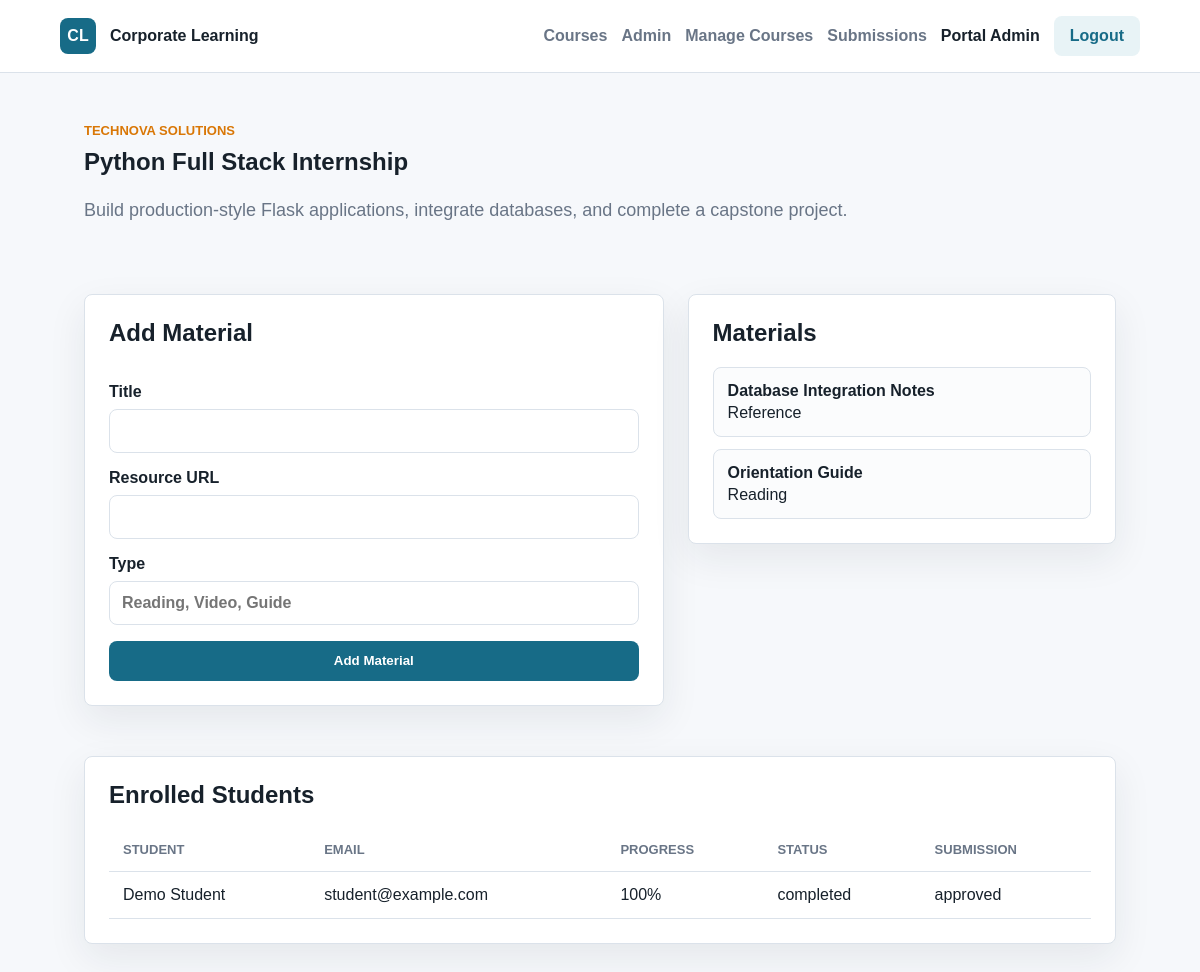
Page /admin/courses/1 (signed in) on the committed database.
### tables this page shows
CREATE TABLE users (
            id INTEGER PRIMARY KEY AUTOINCREMENT,
            name TEXT NOT NULL,
            email TEXT NOT NULL UNIQUE,
            password_hash TEXT NOT NULL,
            role TEXT NOT NULL CHECK(role IN ('admin', 'student')),
            created_at TEXT NOT NULL
        );

CREATE TABLE courses (
            id INTEGER PRIMARY KEY AUTOINCREMENT,
            title TEXT NOT NULL,
            company TEXT NOT NULL,
            category TEXT NOT NULL,
            duration TEXT NOT NULL,
            description TEXT NOT NULL,
            status TEXT NOT NULL DEFAULT 'active',
            created_at TEXT NOT NULL
        );

CREATE TABLE materials (
            id INTEGER PRIMARY KEY AUTOINCREMENT,
            course_id INTEGER NOT NULL,
            title TEXT NOT NULL,
            resource_url TEXT NOT NULL,
            resource_type TEXT NOT NULL,
            FOREIGN KEY(course_id) REFERENCES courses(id) ON DELETE CASCADE
        );

CREATE TABLE submissions (
            id INTEGER PRIMARY KEY AUTOINCREMENT,
            enrollment_id INTEGER NOT NULL,
            project_title TEXT NOT NULL,
            project_url TEXT NOT NULL,
            notes TEXT,
            status TEXT NOT NULL DEFAULT 'pending',
            feedback TEXT,
            submitted_at TEXT NOT NULL,
            reviewed_at TEXT,
            FOREIGN KEY(enrollment_id) REFERENCES enrollments(id) ON DELETE CASCADE
        );

CREATE TABLE enrollments (
            id INTEGER PRIMARY KEY AUTOINCREMENT,
            user_id INTEGER NOT NULL,
            course_id INTEGER NOT NULL,
            progress INTEGER NOT NULL DEFAULT 0,
            status TEXT NOT NULL DEFAULT 'enrolled',
            enrolled_at TEXT NOT NULL,
            completed_at TEXT,
            UNIQUE(user_id, course_id),
            FOREIGN KEY(user_id) REFERENCES users(id) ON DELETE CASCADE,
            FOREIGN KEY(course_id) REFERENCES courses(id) ON DELETE CASCADE
        );

### app.py (the view)
    @app.route("/admin/courses/<int:course_id>")
    @login_required
    @admin_required
    def admin_course_detail(course_id):
        course = query_one("SELECT * FROM courses WHERE id = ?", (course_id,))
        if not course:
            abort(404)
        materials = query_all("SELECT * FROM materials WHERE course_id = ? ORDER BY id DESC", (course_id,))
        enrollments = query_all(
            """
            SELECT e.*, u.name, u.email, s.status AS submission_status
            FROM enrollments e
            JOIN users u ON u.id = e.user_id
            LEFT JOIN submissions s ON s.enrollment_id = e.id
            WHERE e.course_id = ?
            ORDER BY e.enrolled_at DESC
            """,
            (course_id,),
        )
        return render_template(
            "admin_course_detail.html",
            course=course,
            materials=materials,
            enrollments=enrollments,
        )

### app.py (called while the page is built)
def create_app():
    app = Flask(__name__, instance_relative_config=True)
    app.config["SECRET_KEY"] = os.environ.get("SECRET_KEY", "dev-secret-change-me")
    app.config["DATABASE"] = os.path.join(app.instance_path, "portal.db")
    os.makedirs(app.instance_path, exist_ok=True)
    @app.before_request
    def load_current_user():
        g.user = None
        user_id = session.get("user_id")
        if user_id:
            g.user = query_one("SELECT * FROM users WHERE id = ?", (user_id,))
    @app.teardown_appcontext
    def close_db(error=None):
        db = g.pop("db", None)
        if db is not None:
            db.close()
    register_routes(app)
    with app.app_context():
        init_db()
        seed_db()
    return app

def get_db():
    if "db" not in g:
        g.db = sqlite3.connect(current_app_database())
        g.db.row_factory = sqlite3.Row
    return g.db

def current_app_database():
    from flask import current_app
    return current_app.config["DATABASE"]

def query_all(sql, params=()):
    return get_db().execute(sql, params).fetchall()

def query_one(sql, params=()):
    return get_db().execute(sql, params).fetchone()

def login_required(view):
    @wraps(view)
    def wrapped(*args, **kwargs):
        if not g.user:
            flash("Please sign in to continue.", "warning")
            return redirect(url_for("login"))
        return view(*args, **kwargs)
    return wrapped

def admin_required(view):
    @wraps(view)
    def wrapped(*args, **kwargs):
        if not g.user or g.user["role"] != "admin":
            abort(403)
        return view(*args, **kwargs)
    return wrapped

### templates/admin_course_detail.html (shortened to what this page needs)
{% extends "base.html" %}
{% block content %}
<section class="section">
    <p class="eyebrow">{{ course.company }}</p>
    <h1>{{ course.title }}</h1>
    <p class="lead">{{ course.description }}</p>
</section>
<section class="section two-column compact-top">
    <form class="panel" method="post" action="{{ url_for('add_material', course_id=course.id) }}">
        <h2>Add Material</h2>
        <label>Title<input type="text" name="title" required></label>
        <label>Resource URL<input type="url" name="resource_url" required></label>
        <label>Type<input type="text" name="resource_type" placeholder="Reading, Video, Guide" required></label>
        <button class="button" type="submit">Add Material</button>
    </form>
    <div class="panel">
        <h2>Materials</h2>
        <div class="list">
            {% for material in materials %}
                <a class="list-item" href="{{ material.resource_url }}" target="_blank" rel="noreferrer">
                    <strong>{{ material.title }}</strong>
                    <span>{{ material.resource_type }}</span>
                </a>
            {% else %}
                <p>No materials yet.</p>
            {% endfor %}
        </div>
    </div>
</section>
<section class="section compact-top">
    <div class="table-wrap">
        <h2>Enrolled Students</h2>
        <table>
            <thead><tr><th>Student</th><th>Email</th><th>Progress</th><th>Status</th><th>Submission</th></tr></thead>
            <tbody>
                {% for row in enrollments %}
                    <tr><td>{{ row.name }}</td><td>{{ row.email }}</td><td>{{ row.progress }}%</td><td>{{ row.status }}</td><td>{{ row.submission_status or 'Not submitted' }}</td></tr>
                {% else %}
                    <tr><td colspan="5">No students enrolled.</td></tr>
                {% endfor %}
            </tbody>
        </table>
    </div>
</section>
{% endblock %}

### templates/base.html (shortened to what this page needs)
<!doctype html>
<html lang="en">
<head>
    <link rel="stylesheet" href="{{ url_for('static', filename='css/styles.css') }}">
</head>
<body>
    <header class="topbar">
        <a class="brand" href="{{ url_for('index') }}">
            <span class="brand-mark">CL</span>
            <span>Corporate Learning</span>
        </a>
        <nav>
            <a href="{{ url_for('courses') }}">Courses</a>
            {% if g.user %}
                {% if g.user.role == 'admin' %}
                    <a href="{{ url_for('admin_dashboard') }}">Admin</a>
                    <a href="{{ url_for('admin_courses') }}">Manage Courses</a>
                    <a href="{{ url_for('admin_submissions') }}">Submissions</a>
                {% else %}
                    <a href="{{ url_for('student_dashboard') }}">Dashboard</a>
                {% endif %}
                <span class="nav-user">{{ g.user.name }}</span>
                <a class="button ghost" href="{{ url_for('logout') }}">Logout</a>
            {% else %}
                <a href="{{ url_for('login') }}">Login</a>
                <a class="button" href="{{ url_for('register') }}">Register</a>
            {% endif %}
        </nav>
    </header>
    <main>
        {% block content %}{% endblock %}
    </main>
</body>
</html>

### static/css/styles.css (style rules this page uses)
:root { --ink: #17212b; --muted: #697586; --line: #dbe2ea; --bg: #f6f8fb; --panel: #ffffff; --primary: #176b87; --primary-dark: #0f4f63; --accent: #d97706; --danger: #b42318; --success: #157f3b; }
* { box-sizing: border-box; }
body { margin: 0; font-family: Arial, Helvetica, sans-serif; color: var(--ink); background: var(--bg); }
a { color: inherit; }
.topbar { position: sticky; top: 0; z-index: 10; display: flex; align-items: center; justify-content: space-between; gap: 24px; padding: 16px 5vw; background: rgba(255, 255, 255, 0.94); border-bottom: 1px solid var(--line); backdrop-filter: blur(12px); }
.brand, nav { display: flex; align-items: center; gap: 14px; }
.brand { text-decoration: none; font-weight: 800; }
.brand-mark { display: grid; place-items: center; width: 36px; height: 36px; border-radius: 8px; color: #fff; background: var(--primary); }
nav { flex-wrap: wrap; justify-content: flex-end; }
nav a { text-decoration: none; color: var(--muted); font-weight: 700; }
.nav-user { color: var(--ink); font-weight: 700; }
.button { display: inline-flex; align-items: center; justify-content: center; min-height: 40px; padding: 10px 16px; border: 0; border-radius: 8px; color: #fff; background: var(--primary); font-weight: 800; text-decoration: none; cursor: pointer; }
.button.ghost { color: var(--primary); background: #e8f3f6; }
.hero-panel, .panel, .card, .form-card, .table-wrap { border: 1px solid var(--line); border-radius: 8px; background: var(--panel); box-shadow: 0 14px 38px rgba(21, 34, 50, 0.08); }
.section { padding: 50px 7vw; }
.compact-top { padding-top: 0; }
.section h1, .section h2, .section h3 { margin-top: 0; }
.eyebrow { margin: 0 0 10px; color: var(--accent); font-size: 13px; font-weight: 900; letter-spacing: 0; text-transform: uppercase; }
.lead { max-width: 820px; color: var(--muted); font-size: 18px; line-height: 1.65; }
.card, .panel, .form-card, .table-wrap { padding: 24px; }
form { display: grid; gap: 16px; }
label { display: grid; gap: 8px; color: var(--ink); font-weight: 800; }
input, textarea { width: 100%; border: 1px solid var(--line); border-radius: 8px; padding: 12px; color: var(--ink); font: inherit; background: #fff; }
.split, .two-column { display: grid; grid-template-columns: minmax(0, 1.15fr) minmax(300px, 0.85fr); gap: 24px; align-items: start; }
.list { display: grid; gap: 12px; }
.list-item { display: grid; gap: 4px; padding: 14px; border: 1px solid var(--line); border-radius: 8px; text-decoration: none; background: #fbfcfd; }
table { width: 100%; border-collapse: collapse; }
th, td { padding: 14px; border-bottom: 1px solid var(--line); text-align: left; }
th { color: var(--muted); font-size: 13px; text-transform: uppercase; }

### rows in the picture
users: user.name "Portal Admin"
courses: company "TECHNOVA SOLUTIONS", title "Python Full Stack Internship", description "Build production-style Flask applications, integrate databases, and complete a capstone project."
materials: title "Database Integration Notes", resource_type "Reference"
materials: title "Orientation Guide", resource_type "Reading"
submissions: name "Demo Student", email "student@example.com", progress "100", status "completed", status "approved"
